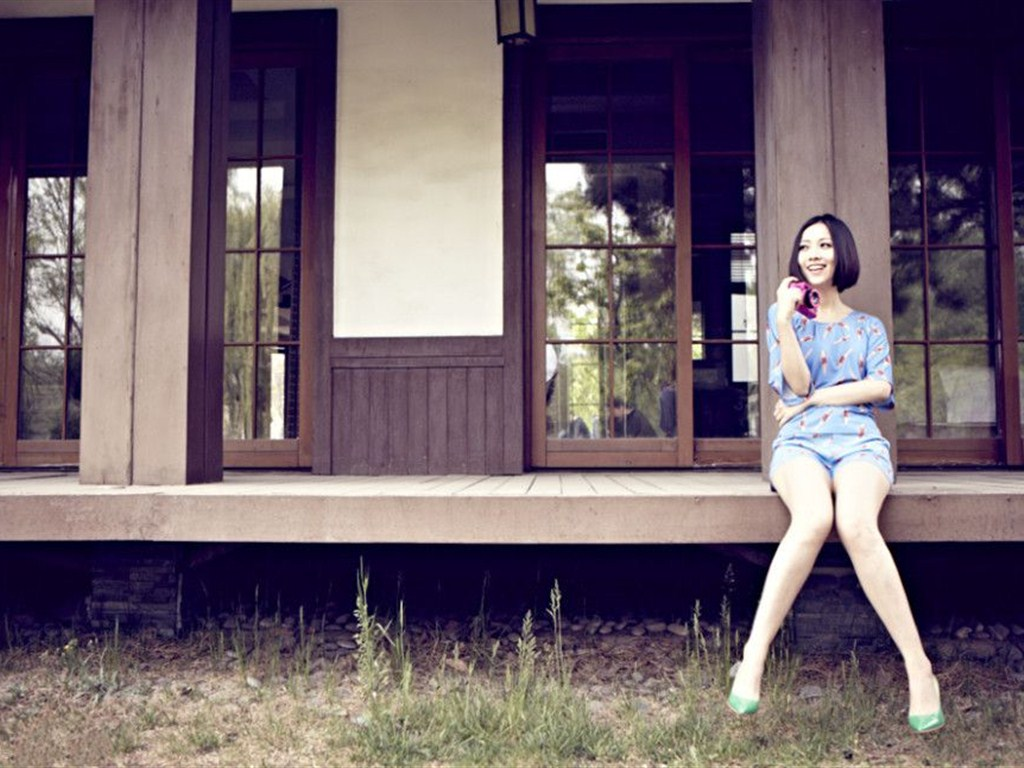
#> input picture c.jpg, 1024 x 768 px
$ python shapeTest.py
#> lines starting #> are read from the running program, lines starting #| are printed output that depends on the picture; after the words box and inside, x2 and y2 are one past the last pixel; in counts of white or black regions, pixels touching at a corner belong together
#coding=utf-8
import cv2
import numpy

image = cv2.imread("c.jpg",0);
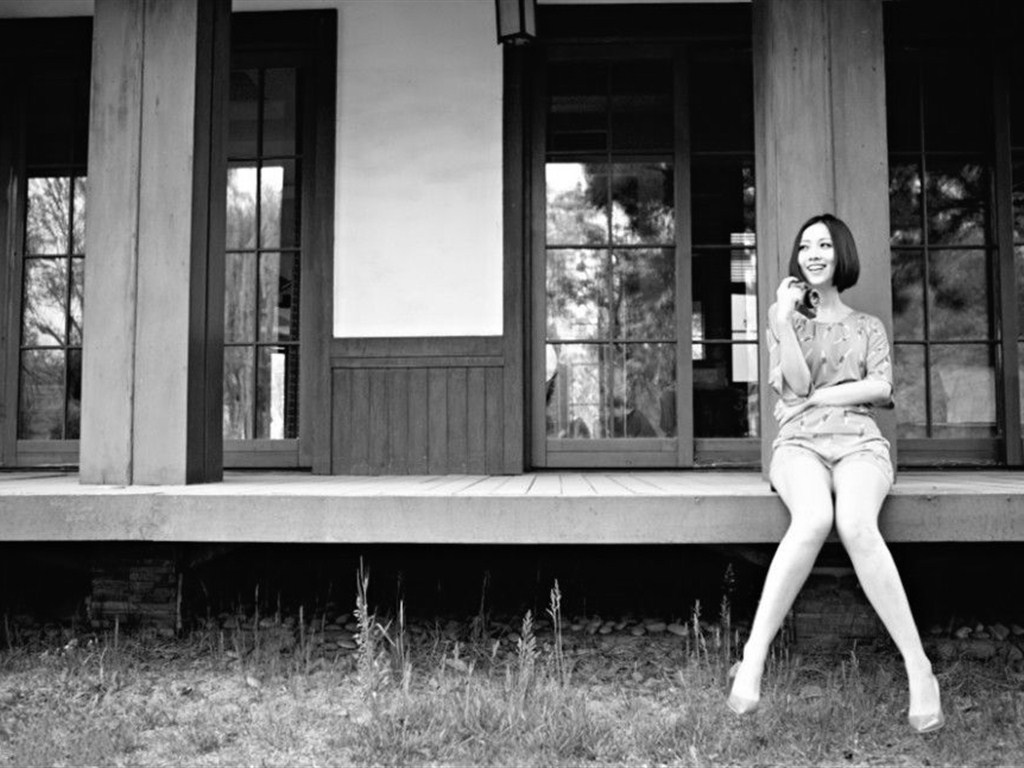
#> image: shape (768, 1024); min 0, max 255, mean 103
#构造一个3×3的结构元素
element = cv2.getStructuringElement(cv2.MORPH_RECT,(3, 3))
dilate = cv2.dilate(image, element)
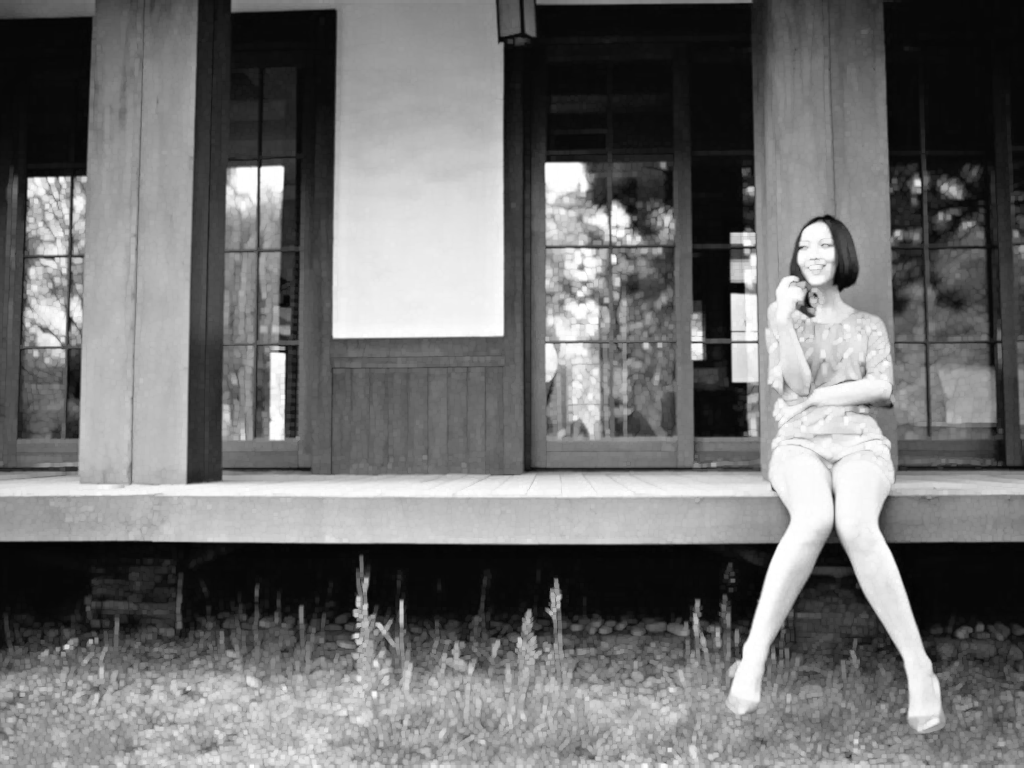
#> dilate: shape (768, 1024); min 3, max 255, mean 112.2
erode = cv2.erode(image, element)
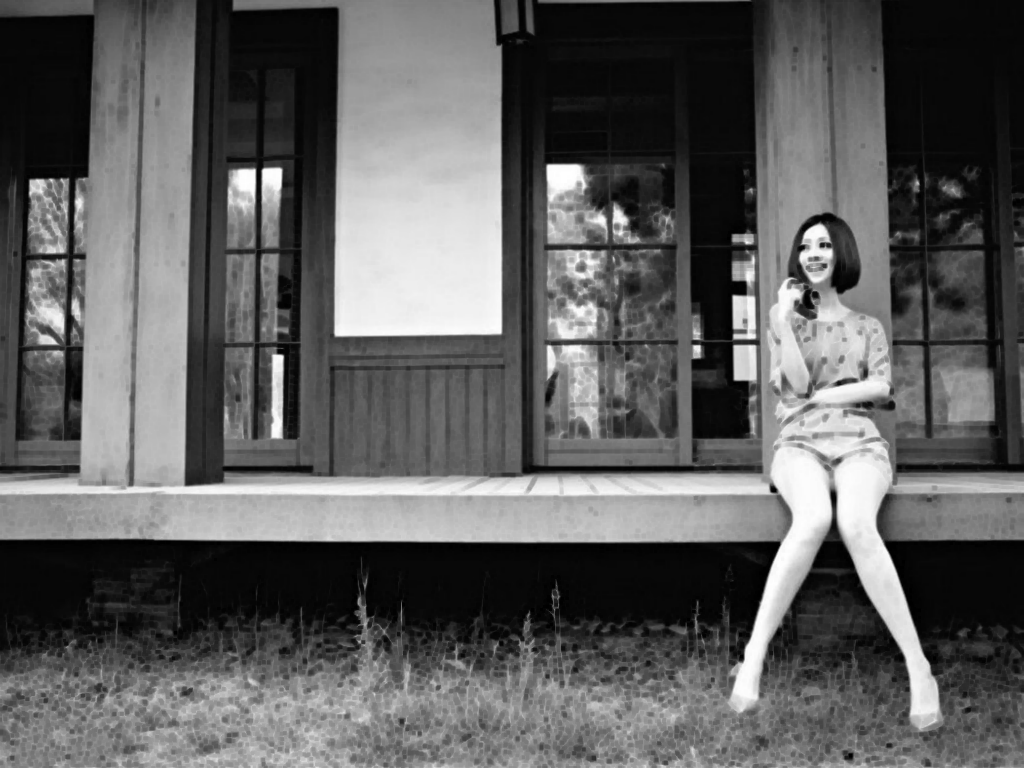
#> erode: shape (768, 1024); min 0, max 255, mean 93.8

#将两幅图像相减获得边，第一个参数是膨胀后的图像，第二个参数是腐蚀后的图像
result = cv2.absdiff(dilate,erode);
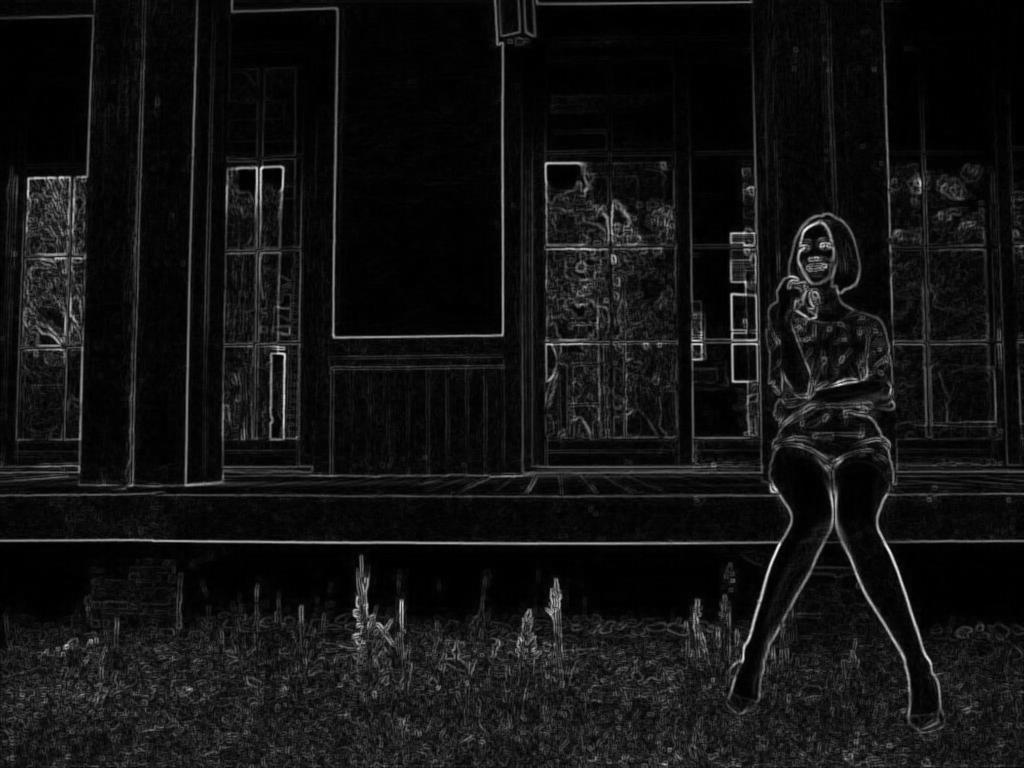
#> result: shape (768, 1024); min 0, max 242, mean 18.4

#上面得到的结果是灰度图，将其二值化以便更清楚的观察结果
retval, result = cv2.threshold(result, 40, 255, cv2.THRESH_BINARY);
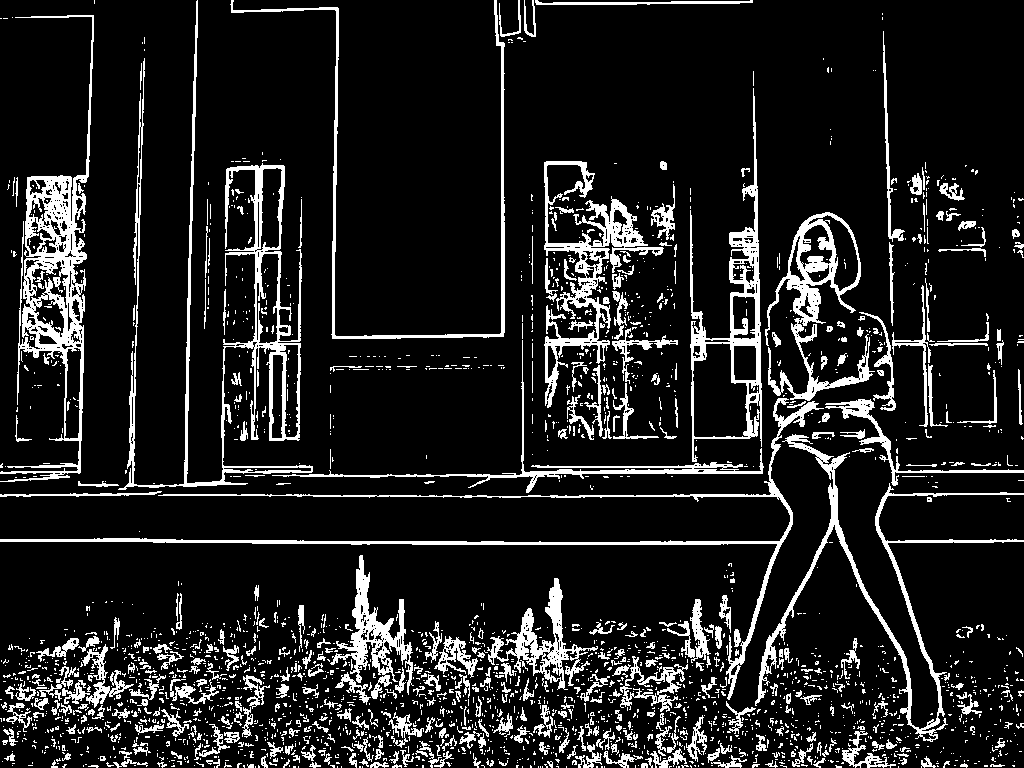
#> result: shape (768, 1024); 12.7% white; 2488 white regions (2051 under 20 px), largest, box (x1, y1, x2, y2) and area: (118, 0, 313, 490) 8587, (0, 15, 94, 482) 8565, (0, 398, 824, 700) 5778
#反色，即对二值图每个像素取反
result = cv2.bitwise_not(result);
#显示图像
cv2.imshow("result",result);
cv2.waitKey(0)
cv2.destroyAllWindows()

$ run again, with a.jpg copied over c.jpg
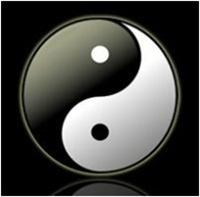
#> input picture a.jpg, 200 x 197 px
#> `dilate = cv2.dilate(image, element)`:
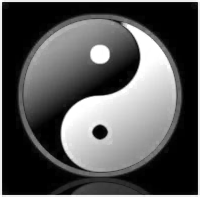
#> dilate: shape (197, 200); min 0, max 255, mean 85.9
#> `retval, result = cv2.threshold(result, 40, 255, cv2.THRESH_BINARY);`:
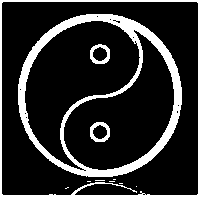
#> result: shape (197, 200); 17.1% white; 11 white regions (7 under 20 px), largest, box (x1, y1, x2, y2) and area: (18, 14, 182, 177) 4602, (0, 0, 200, 197) 1719, (90, 122, 110, 142) 195, (90, 44, 110, 64) 191

$ run again, with s1.bmp saved as c.jpg
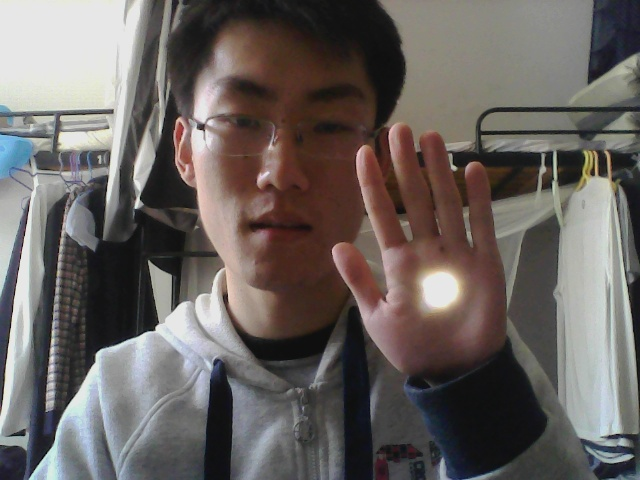
#> input picture s1.bmp, 640 x 480 px
#> `erode = cv2.erode(image, element)`:
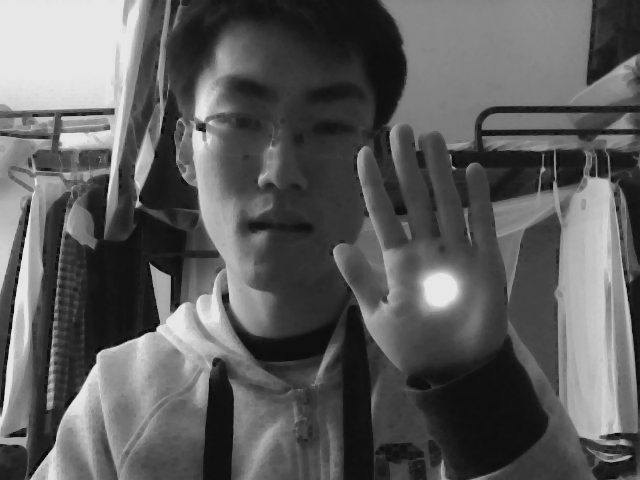
#> erode: shape (480, 640); min 11, max 231, mean 93
#> `retval, result = cv2.threshold(result, 40, 255, cv2.THRESH_BINARY);`:
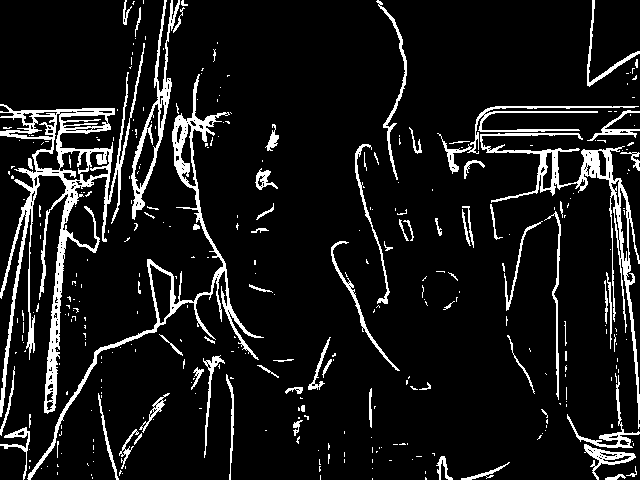
#> result: shape (480, 640); 9.5% white; 350 white regions (273 under 20 px), largest, box (x1, y1, x2, y2) and area: (0, 43, 145, 417) 8001, (27, 74, 264, 480) 4001, (480, 133, 640, 429) 3703
